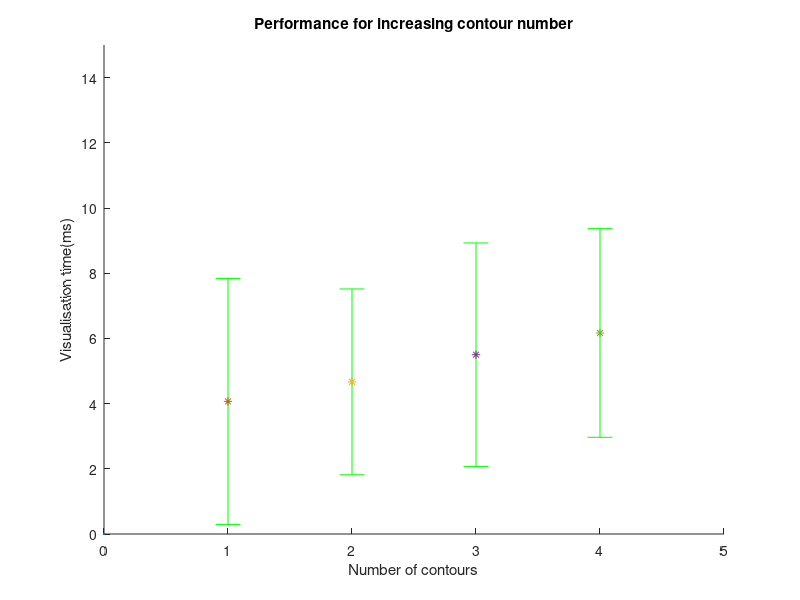

Reproduce this figure in MATLAB.
M = dlmread('contours.txt');
disp(M);
axis([0 5 0 15])
set(gca, 'XTick', 0:5)
hold on;
plot(0,0);
title('Performance for increasing contour number');
xlabel('Number of contours');
ylabel('Visualisation time(ms)');
for i = 1:length(M(1,:))
    errorbar(i, mean(M(:,i)), std(M(:,i)), '.g');
    plot(i, mean(M(:,i)), '*');
end
hold off;